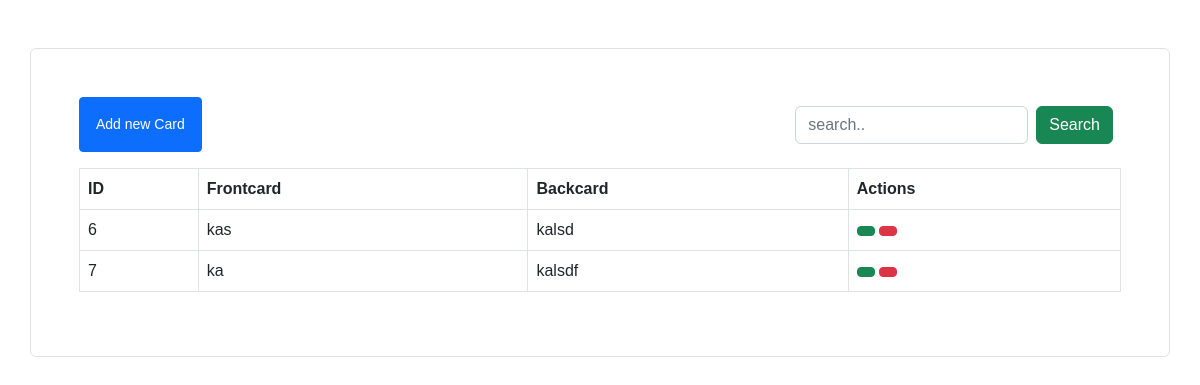
Before: / with the older database file.
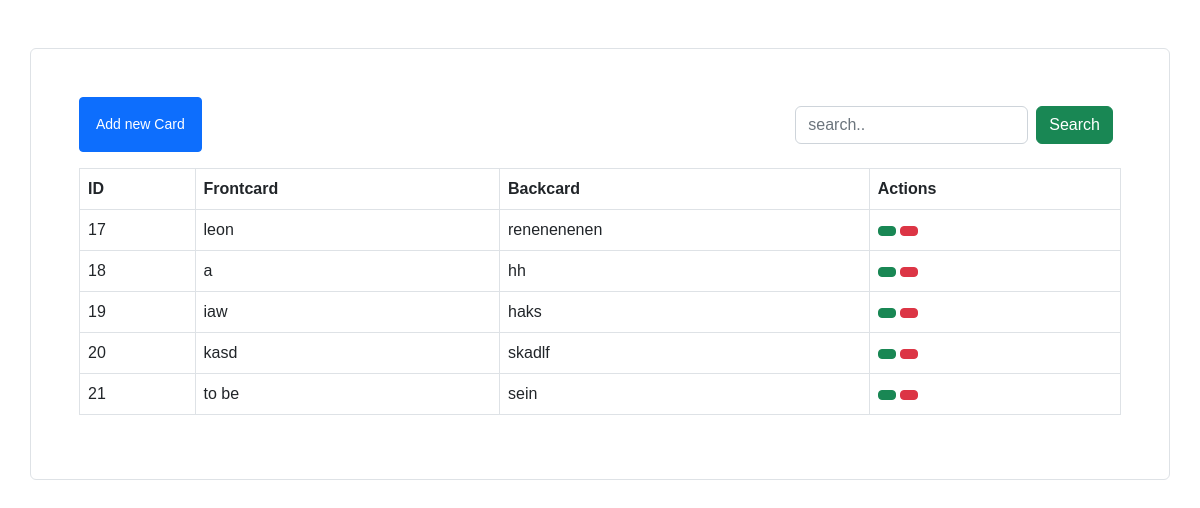
After: the same page with the newer database file.
### crudapp/models.py (models this page shows, shortened)
class Cards(models.Model):
    front = models.CharField(max_length=100, verbose_name="FrontCard")
    back = models.CharField(max_length=100, verbose_name="BackCard")

### crudapp/views.py (the view, shortened to what this page needs)
# urls.py: path("", views.index, name="index")
def index(request):
    cards = Cards.objects.all()
    query=""
    context = {"cards": cards, "query":query}
    return render(request, "index.html", context=context)

### crudapp/templates/index.html (shortened to what this page needs)
<!doctype html>
<html lang="en">
  <head>
    <link href="https://cdn.jsdelivr.net/npm/bootstrap@5.2.3/dist/css/bootstrap.min.css" rel="stylesheet">
</head>
  <body>
    <div class="container mt-5 p-5 border rounded">
      <div class="d-flex justify-content-between align-items-center">
          <a href="" data-bs-toggle="modal" data-bs-target="#addCardModal" class="btn btn-primary px-3 py-3 btn-sm"> Add new Card</a>
          <div>
              <form action="" method="post" class="d-flex">
                  <input type="search" value="{{query}}" name="searchquery" class="form-control" placeholder="search..">
                  <button class="btn btn-success mx-2" name="search">Search</button>
              </form>
          </div>
      </div>
      <table class="table mt-3 table-bordered table-hover">
          <thead>
            <tr>
              <th scope="col">ID</th>
              <th scope="col">Frontcard</th>
              <th scope="col">Backcard</th>
              <th scope="col">Actions</th>
            </tr>
          </thead>
          <tbody>
            {% for card in cards %}
            <tr>
              <td>{{card.id}}</td>
              <td>{{card.front}}</td>
              <td>{{card.back}}</td>
              <td>
                  <a href="" data-bs-toggle="modal" data-bs-target="#editCardModal_{{card.id}}" class="btn btn-success btn-sm"></a>
                  <a href="" data-bs-toggle="modal" data-bs-target="#deleteCardModal_{{card.id}}" class="btn btn-danger btn-sm"></a>
              </td>
            </tr>
            {% endfor %}
          </tbody>
        </table>
  </div>
  </body>
</html>

### crudapp/templates/index.html (style rules this page uses)
* { font-family: 'Poppins', sans-serif; }

Changed rows visible on the page:
removed Cards: id "6", front "kas", back "kalsd"
removed Cards: id "7", front "ka", back "kalsdf"
added Cards: id "17", front "leon", back "renenenenen"
added Cards: id "18", front "a", back "hh"
added Cards: id "19", front "iaw", back "haks"
added Cards: id "20", front "kasd", back "skadlf"
added Cards: id "21", front "to be", back "sein"
